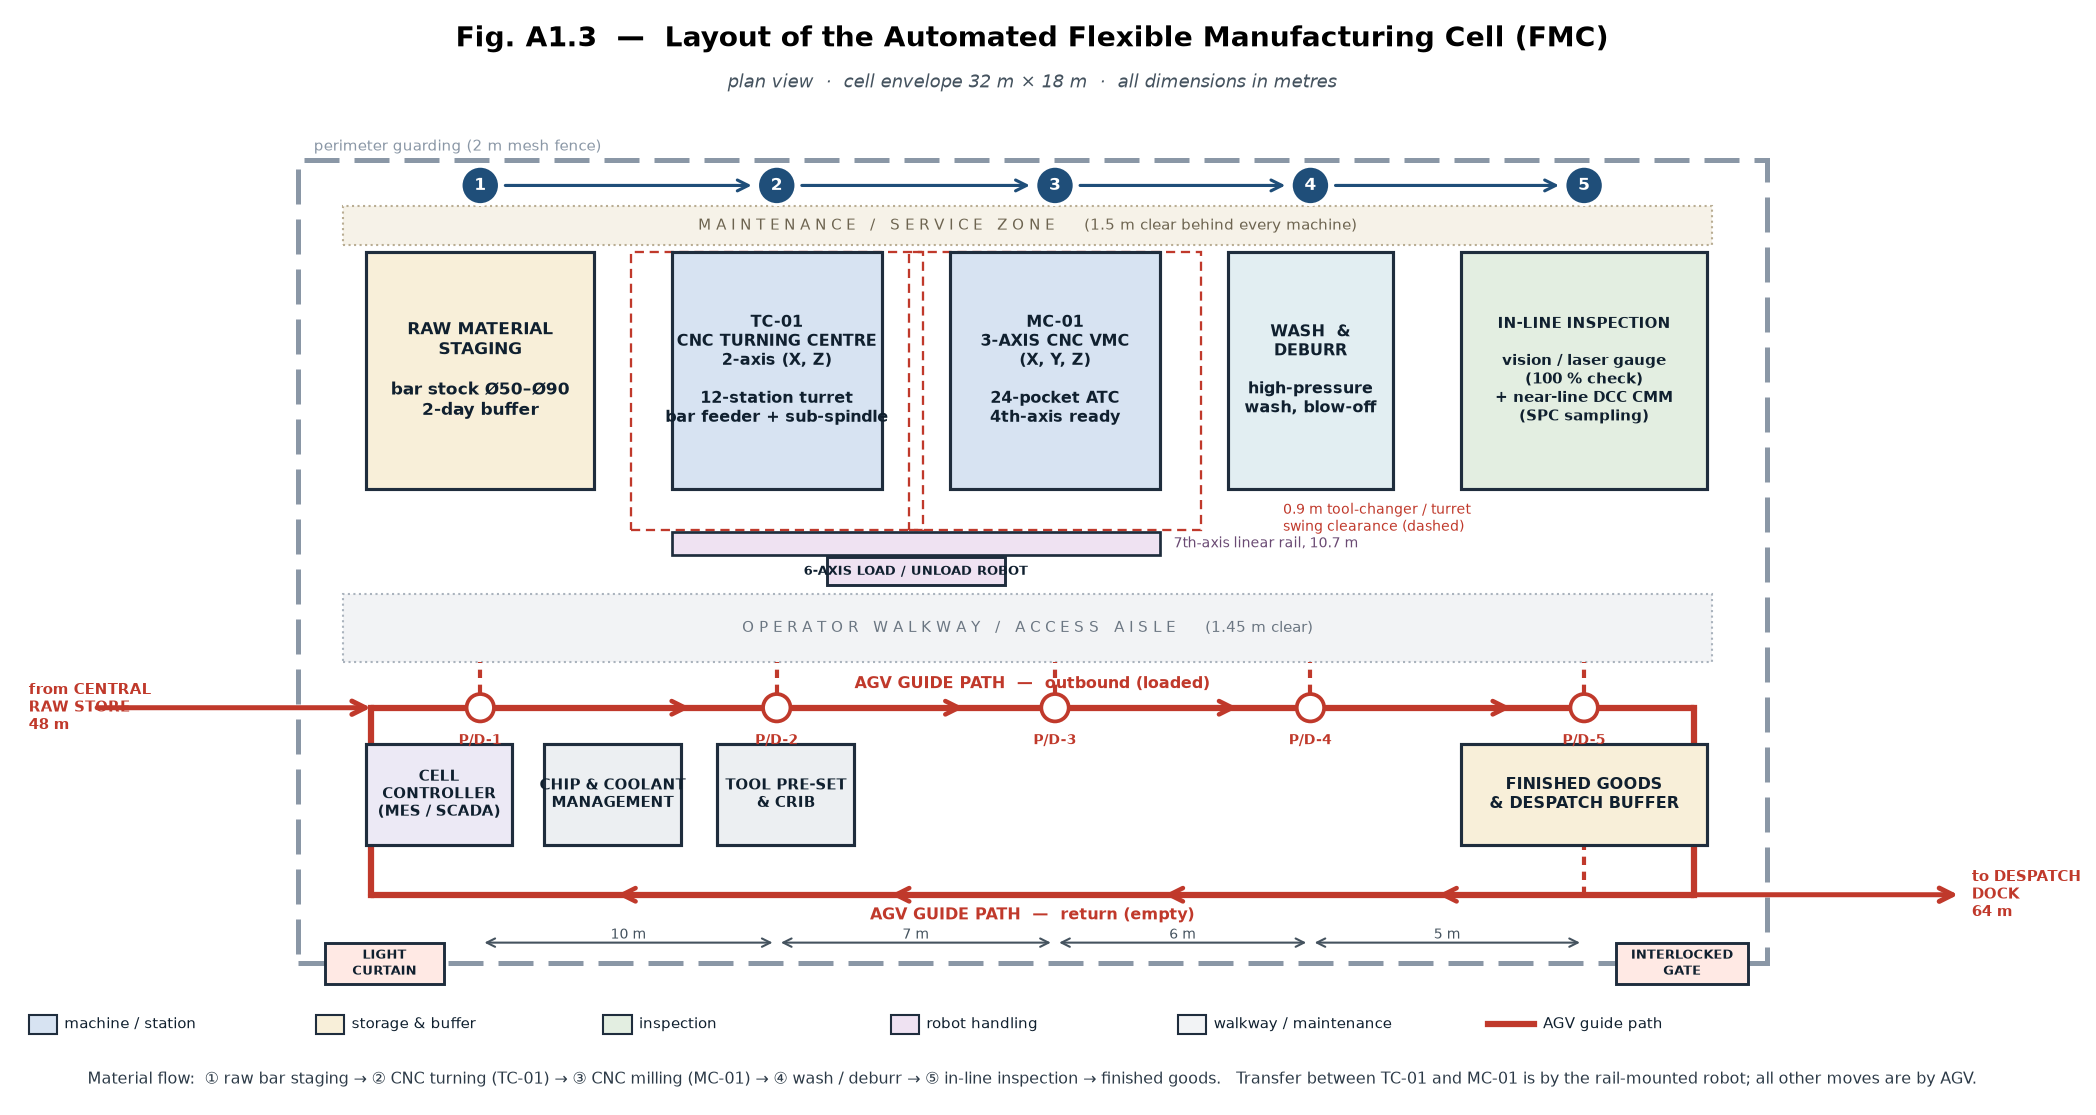

The Python source for this figure:
#!/usr/bin/env python3
"""Cell layout diagram for the Automated Flexible Manufacturing Cell."""
import matplotlib
matplotlib.use("Agg")
import matplotlib.pyplot as plt
from matplotlib.patches import Rectangle, FancyArrowPatch, Circle

fig, ax = plt.subplots(figsize=(17.5, 10.6), dpi=150)
ax.set_xlim(-6.2, 38.4); ax.set_ylim(-3.0, 20.8); ax.axis("off"); ax.set_aspect("equal")

E="#1f2d3d"; MACH="#d7e3f2"; STORE="#f8efd9"; INSP="#e3eee1"; WALK="#f2f3f5"
AGV="#c0392b"; ROBOT="#efe2f2"; FENCE="#8a97a6"

def box(x,y,w,h,t,fs=8.6,fill=MACH,bold=True,lw=1.5,ls="-"):
    ax.add_patch(Rectangle((x,y),w,h,facecolor=fill,edgecolor=E,lw=lw,ls=ls,zorder=3))
    ax.text(x+w/2,y+h/2,t,ha="center",va="center",fontsize=fs,zorder=4,
            fontweight="bold" if bold else "normal",color="#10202f")
def lab(x,y,t,fs=7.6,ha="center",va="center",bold=False,color="#10202f",rot=0,z=6):
    ax.text(x,y,t,ha=ha,va=va,fontsize=fs,rotation=rot,zorder=z,
            fontweight="bold" if bold else "normal",color=color)
def arr(x1,y1,x2,y2,color=E,lw=1.3,ls="-",z=5,ms=12):
    ax.annotate("",xy=(x2,y2),xytext=(x1,y1),zorder=z,
                arrowprops=dict(arrowstyle="->",color=color,lw=lw,ls=ls,
                                shrinkA=0,shrinkB=0,mutation_scale=ms))

ax.text(16.1,20.1,"Fig. A1.3  —  Layout of the Automated Flexible Manufacturing Cell (FMC)",
        ha="center",fontsize=13.5,fontweight="bold")
ax.text(16.1,19.2,"plan view  ·  cell envelope 32 m × 18 m  ·  all dimensions in metres",
        ha="center",fontsize=8.6,color="#45535f",style="italic")

# ---- safety fence -------------------------------------------------------
ax.add_patch(Rectangle((0,0),32.2,17.6,facecolor="none",edgecolor=FENCE,lw=2.4,
                       ls=(0,(7,3)),zorder=1))
lab(0.35,17.9,"perimeter guarding (2 m mesh fence)",fs=7.2,ha="left",color=FENCE)
box(28.9,-0.45,2.9,0.9,"INTERLOCKED\nGATE",fs=6.4,fill="#ffe9e4",lw=1.4)
box(0.6,-0.45,2.6,0.9,"LIGHT\nCURTAIN",fs=6.4,fill="#ffe9e4",lw=1.4)

# ---- maintenance strip --------------------------------------------------
ax.add_patch(Rectangle((1.0,15.75),30.0,0.85,facecolor="#f6f2e8",edgecolor="#b9ad93",
                       lw=1.0,ls=":",zorder=1))
lab(16.0,16.17,"M A I N T E N A N C E   /   S E R V I C E   Z O N E      (1.5 m clear behind every machine)",
    fs=7.4,color="#6d6450")

# ---- machines -----------------------------------------------------------
box(1.5,10.4,5.0,5.2,"RAW MATERIAL\nSTAGING\n\nbar stock Ø50–Ø90\n2-day buffer",fs=8.0,fill=STORE)
box(8.2,10.4,4.6,5.2,"TC-01\nCNC TURNING CENTRE\n2-axis (X, Z)\n\n12-station turret\nbar feeder + sub-spindle",fs=7.6)
box(14.3,10.4,4.6,5.2,"MC-01\n3-AXIS CNC VMC\n(X, Y, Z)\n\n24-pocket ATC\n4th-axis ready",fs=7.6)
box(20.4,10.4,3.6,5.2,"WASH  &\nDEBURR\n\nhigh-pressure\nwash, blow-off",fs=7.6,fill="#e2eef2")
box(25.5,10.4,5.4,5.2,"IN-LINE INSPECTION\n\nvision / laser gauge\n(100 % check)\n+ near-line DCC CMM\n(SPC sampling)",fs=7.4,fill=INSP)

# tool changer / turret swing clearance
for mx in (8.2, 14.3):
    ax.add_patch(Rectangle((mx-0.9,9.5),4.6+1.8,6.1,facecolor="none",
                           edgecolor="#c0392b",lw=1.1,ls=(0,(4,2.5)),zorder=2))
lab(21.6,9.75,"0.9 m tool-changer / turret\nswing clearance (dashed)",fs=6.6,
    ha="left",color="#c0392b")

# ---- robot on linear rail ----------------------------------------------
ax.add_patch(Rectangle((8.2,8.95),10.7,0.5,facecolor=ROBOT,edgecolor=E,lw=1.3,zorder=3))
lab(19.2,9.2,"7th-axis linear rail, 10.7 m",fs=6.8,ha="left",color="#6a4a73")
box(11.6,8.28,3.9,0.62,"6-AXIS LOAD / UNLOAD ROBOT",fs=6.4,fill=ROBOT,lw=1.4)

# ---- operator walkway ---------------------------------------------------
ax.add_patch(Rectangle((1.0,6.6),30.0,1.5,facecolor=WALK,edgecolor="#aab3bd",
                       lw=1.0,ls=":",zorder=1))
lab(16.0,7.35,"O P E R A T O R   W A L K W A Y   /   A C C E S S   A I S L E      (1.45 m clear)",
    fs=7.4,color="#6b7682")

# ---- AGV guide path -----------------------------------------------------
OUT_Y, RET_Y = 5.6, 1.5
ax.plot([1.6,30.6],[OUT_Y,OUT_Y],color=AGV,lw=3.0,solid_capstyle="round",zorder=2)
ax.plot([1.6,30.6],[RET_Y,RET_Y],color=AGV,lw=3.0,solid_capstyle="round",zorder=2)
ax.plot([1.6,1.6],[RET_Y,OUT_Y],color=AGV,lw=3.0,zorder=2)
ax.plot([30.6,30.6],[RET_Y,OUT_Y],color=AGV,lw=3.0,zorder=2)
for x in (7.0,13.0,19.0,25.0):
    arr(x,OUT_Y,x+1.6,OUT_Y,color=AGV,lw=2.2,ms=16)
for x in (25.0,19.0,13.0,7.0):
    arr(x+1.6,RET_Y,x,RET_Y,color=AGV,lw=2.2,ms=16)
lab(16.1,6.12,"AGV GUIDE PATH  —  outbound (loaded)",fs=7.6,bold=True,color=AGV)
lab(16.1,1.05,"AGV GUIDE PATH  —  return (empty)",fs=7.6,bold=True,color=AGV)

# P/D stations
for x,name in ((4.0,"P/D-1"),(10.5,"P/D-2"),(16.6,"P/D-3"),(22.2,"P/D-4"),(28.2,"P/D-5")):
    ax.plot([x,x],[OUT_Y,6.6],color=AGV,lw=2.0,ls=(0,(2,1.6)),zorder=2)
    ax.add_patch(Circle((x,OUT_Y),0.30,facecolor="#ffffff",edgecolor=AGV,lw=1.8,zorder=6))
    lab(x,OUT_Y-0.72,name,fs=6.6,bold=True,color=AGV)

# ---- finished goods -----------------------------------------------------
box(25.5,2.6,5.4,2.2,"FINISHED GOODS\n& DESPATCH BUFFER",fs=7.6,fill=STORE)
ax.plot([28.2,28.2],[RET_Y,2.6],color=AGV,lw=2.0,ls=(0,(2,1.6)),zorder=2)

# ---- ancillaries --------------------------------------------------------
box(1.5,2.6,3.2,2.2,"CELL\nCONTROLLER\n(MES / SCADA)",fs=7.0,fill="#ece9f5")
box(5.4,2.6,3.0,2.2,"CHIP & COOLANT\nMANAGEMENT",fs=7.0,fill="#eceff2")
box(9.2,2.6,3.0,2.2,"TOOL PRE-SET\n& CRIB",fs=7.0,fill="#eceff2")

# ---- route in / out of the cell ----------------------------------------
arr(-4.4,OUT_Y,1.6,OUT_Y,color=AGV,lw=2.4,ms=16)
lab(-5.9,OUT_Y,"from CENTRAL\nRAW STORE\n48 m",fs=7.0,ha="left",color=AGV,bold=True)
arr(30.6,RET_Y,36.4,RET_Y,color=AGV,lw=2.4,ms=16)
lab(36.7,RET_Y,"to DESPATCH\nDOCK\n64 m",fs=7.0,ha="left",color=AGV,bold=True)

# ---- process flow numbers ----------------------------------------------
flow=[(4.0,16.5,"1"),(10.5,16.5,"2"),(16.6,16.5,"3"),(22.2,16.5,"4"),(28.2,16.5,"5")]
for x,y,n in flow:
    ax.add_patch(Circle((x,y+0.55),0.42,facecolor="#1f4e79",edgecolor="white",lw=1.4,zorder=7))
    lab(x,y+0.55,n,fs=8.2,bold=True,color="white",z=8)
for (x1,_,_),(x2,_,_) in zip(flow[:-1],flow[1:]):
    arr(x1+0.55,17.05,x2-0.55,17.05,color="#1f4e79",lw=1.5,ms=13)

# ---- inter-station distances -------------------------------------------
ax.annotate("",xy=(10.5,0.45),xytext=(4.0,0.45),
            arrowprops=dict(arrowstyle="<->",color="#45535f",lw=1.0))
lab(7.25,0.62,"10 m",fs=6.8,color="#45535f")
ax.annotate("",xy=(16.6,0.45),xytext=(10.5,0.45),
            arrowprops=dict(arrowstyle="<->",color="#45535f",lw=1.0))
lab(13.55,0.62,"7 m",fs=6.8,color="#45535f")
ax.annotate("",xy=(22.2,0.45),xytext=(16.6,0.45),
            arrowprops=dict(arrowstyle="<->",color="#45535f",lw=1.0))
lab(19.4,0.62,"6 m",fs=6.8,color="#45535f")
ax.annotate("",xy=(28.2,0.45),xytext=(22.2,0.45),
            arrowprops=dict(arrowstyle="<->",color="#45535f",lw=1.0))
lab(25.2,0.62,"5 m",fs=6.8,color="#45535f")

# ---- legend -------------------------------------------------------------
lx,ly=-5.9,-1.55
items=[("machine / station",MACH),("storage & buffer",STORE),("inspection",INSP),
       ("robot handling",ROBOT),("walkway / maintenance",WALK)]
for i,(t,c) in enumerate(items):
    ax.add_patch(Rectangle((lx+i*6.3,ly),0.62,0.42,facecolor=c,edgecolor=E,lw=1.0))
    lab(lx+i*6.3+0.78,ly+0.21,t,fs=7.2,ha="left")
ax.plot([lx+32.0,lx+33.0],[ly+0.21,ly+0.21],color=AGV,lw=3.0)
lab(lx+33.2,ly+0.21,"AGV guide path",fs=7.2,ha="left")

lab(16.1,-2.55,"Material flow:  ① raw bar staging → ② CNC turning (TC-01) → ③ CNC milling (MC-01) "
    "→ ④ wash / deburr → ⑤ in-line inspection → finished goods.   "
    "Transfer between TC-01 and MC-01 is by the rail-mounted robot; all other moves are by AGV.",
    fs=7.6,color="#2c3a47")

plt.savefig("/home/user/6dof-robotic-arm-ros2-1.0/PBL_AM/Assignment1_FMC/figures/cell_layout.png",
            dpi=150,bbox_inches="tight",facecolor="white")
print("cell_layout.png written")
